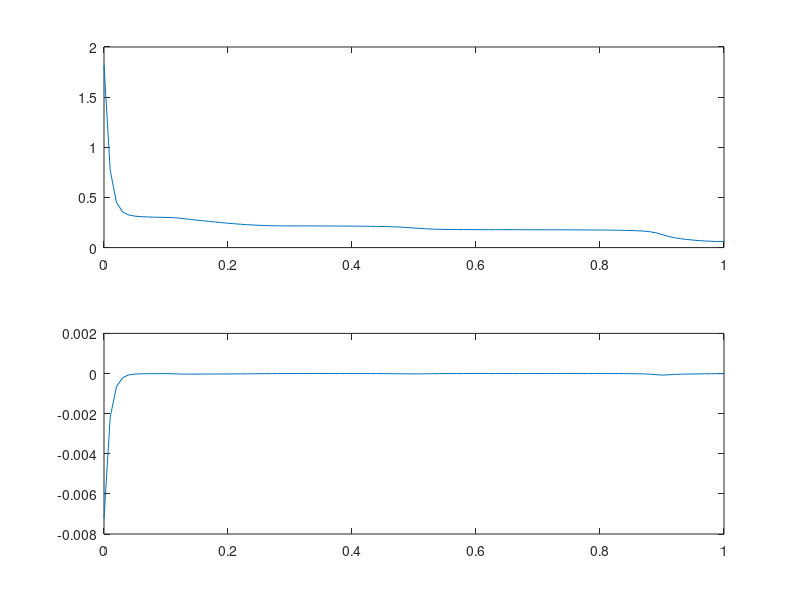
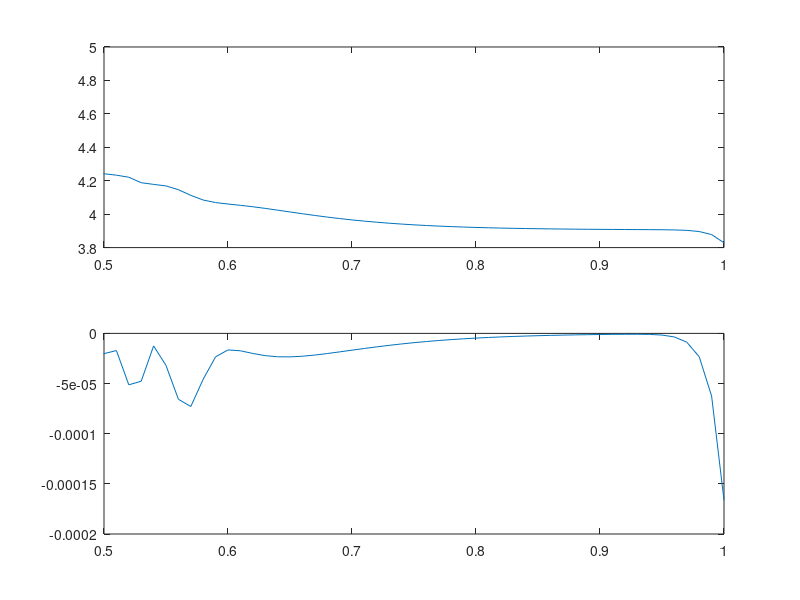

Source code (MATLAB) for these figures, in order:
%% Open-Circuit Potential Functions from DUALFOIL
%   Created July 4, 2012 by Scott Moura

%   nneg = 3; MCMB 2528 graphite (Bellcore) 0.01 < x < 0.9
%   npos = 6; CoO2 (Cobalt Dioxide) 0.5 < y < 0.99


sto = linspace(0,1,101);


g0n = 0.194+1.5*exp(-120.0*sto) ...
     +0.0351*tanh((sto-0.286)/0.083) ... 
     - 0.0045*tanh((sto-0.849)/0.119) ...
     - 0.035*tanh((sto-0.9233)/0.05) ...
     - 0.0147*tanh((sto-0.5)/0.034) ...
     - 0.102*tanh((sto-0.194)/0.142) ...
     - 0.022*tanh((sto-0.9)/0.0164) ...
     - 0.011*tanh((sto-0.124)/0.0226) ...
     + 0.0155*tanh((sto-0.105)/0.029);
 
figure(1)
subplot(211)
plot(sto,g0n)

ct1 = 3.6e3 * 372 * 1800 / 96487;

  g1n = -1.5*(120.0/ct1)*exp(-120.0*sto)  ...
 +(0.0351/(0.083*ct1))*((cosh((sto-0.286)/0.083)).^(-2)) ...
 -(0.0045/(ct1*0.119))*((cosh((sto-0.849)/0.119)).^(-2)) ...
 -(0.035/(ct1*0.05))*((cosh((sto-0.9233)/0.05)).^(-2)) ...
 -(0.0147/(ct1*0.034))*((cosh((sto-0.5)/0.034)).^(-2)) ...
 -(0.102/(ct1*0.142))*((cosh((sto-0.194)/0.142)).^(-2)) ...
 -(0.022/(ct1*0.0164))*((cosh((sto-0.9)/0.0164)).^(-2)) ...
 -(0.011/(ct1*0.0226))*((cosh((sto-0.124)/0.0226)).^(-2)) ...
 +(0.0155/(ct1*0.029))*((cosh((sto-0.105)/0.029)).^(-2));

figure(1)
subplot(212)
plot(sto,g1n)




g0p = 2.16216+0.07645*tanh(30.834-54.4806*sto) ...
 + 2.1581*tanh(52.294-50.294*sto) ...
 - 0.14169*tanh(11.0923-19.8543*sto) ...
 + 0.2051*tanh(1.4684-5.4888*sto) ...
 + 0.2531*tanh((-sto+0.56478)/0.1316) ...
 - 0.02167*tanh((sto-0.525)/0.006);
 
figure(2)
subplot(211)
plot(sto,g0p);
xlim([0.5 1])


ct3 = 3.6e3 * 247 * 5010 / 96487;

g1p = 0.07645*(-54.4806/ct3)* ...
((1.0./cosh(30.834-54.4806*sto)).^2) ...
+2.1581*(-50.294/ct3)*((cosh(52.294-50.294*sto)).^(-2)) ...
+0.14169*(19.854/ct3)*((cosh(11.0923-19.8543*sto)).^(-2)) ...
-0.2051*(5.4888/ct3)*((cosh(1.4684-5.4888*sto)).^(-2)) ...
-0.2531/0.1316/ct3*((cosh((-sto+0.56478)/0.1316)).^(-2)) ...
 - 0.02167/0.006/ct3*((cosh((sto-0.525)/0.006)).^(-2));

figure(2)
subplot(212)
plot(sto,g1p)
xlim([0.5 1])
